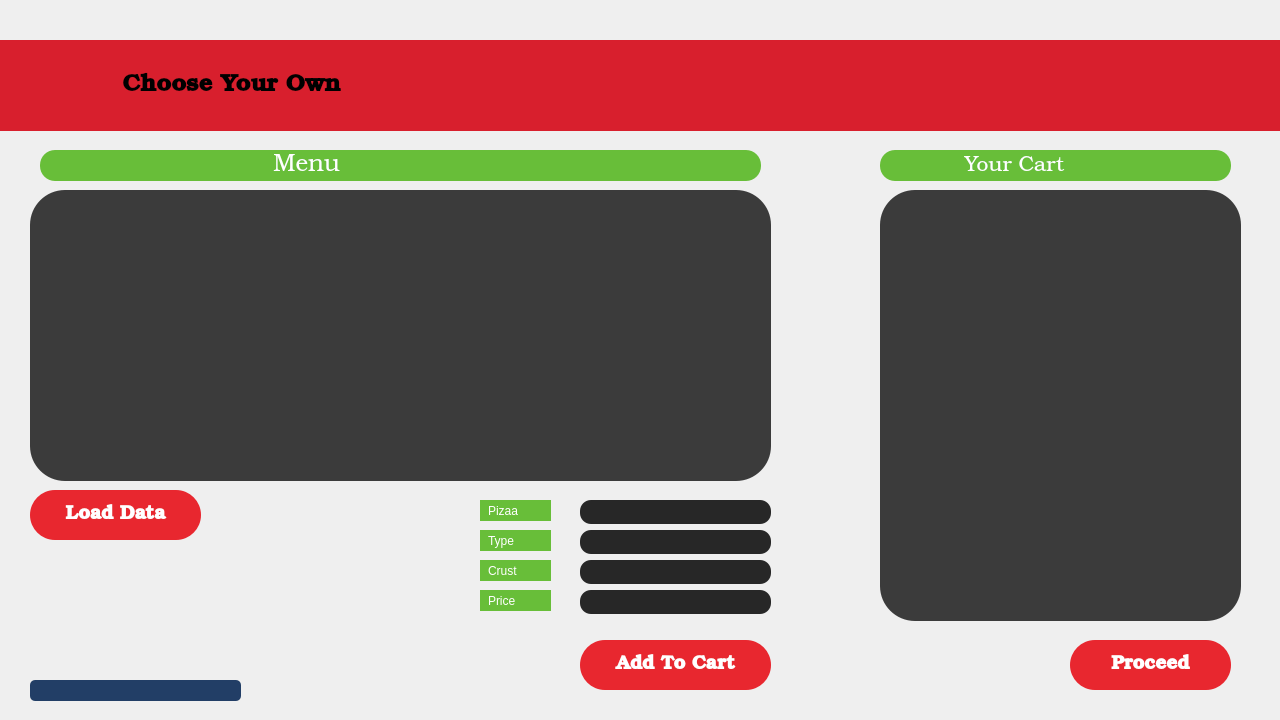
<?xml version="1.0" encoding="UTF-8"?>
<ui version="4.0">
 <class>win4</class>
 <widget class="QDialog" name="win4">
  <property name="geometry">
   <rect>
    <x>0</x>
    <y>0</y>
    <width>1280</width>
    <height>720</height>
   </rect>
  </property>
  <property name="windowTitle">
   <string>Dialog</string>
  </property>
  <widget class="QPushButton" name="pushButton">
   <property name="geometry">
    <rect>
     <x>1070</x>
     <y>640</y>
     <width>161</width>
     <height>50</height>
    </rect>
   </property>
   <property name="font">
    <font>
     <family>Bookman Old Style</family>
     <pointsize>14</pointsize>
     <weight>75</weight>
     <bold>true</bold>
    </font>
   </property>
   <property name="cursor">
    <cursorShape>PointingHandCursor</cursorShape>
   </property>
   <property name="styleSheet">
    <string notr="true">QPushButton
{
  color: white;
  
	
	background-color: rgb(232, 39, 47);
  border-width: 10px;
  border-radius: 25px;
}</string>
   </property>
   <property name="text">
    <string>Proceed</string>
   </property>
   <property name="icon">
    <iconset resource="images.qrc">
     <normaloff>:/new/prefix1/New folder/bill.png</normaloff>:/new/prefix1/New folder/bill.png</iconset>
   </property>
   <property name="iconSize">
    <size>
     <width>30</width>
     <height>30</height>
    </size>
   </property>
  </widget>
  <widget class="QLabel" name="label">
   <property name="geometry">
    <rect>
     <x>0</x>
     <y>0</y>
     <width>1280</width>
     <height>720</height>
    </rect>
   </property>
   <property name="styleSheet">
    <string notr="true"/>
   </property>
   <property name="text">
    <string/>
   </property>
   <property name="pixmap">
    <pixmap resource="images.qrc">:/new/prefix1/New folder/MaxPixel.net-Italian-Pizza-Background-Mass-Kitchen-Pizzeria-5163790.jpg</pixmap>
   </property>
   <property name="scaledContents">
    <bool>true</bool>
   </property>
  </widget>
  <widget class="QLabel" name="label_2">
   <property name="geometry">
    <rect>
     <x>0</x>
     <y>40</y>
     <width>1281</width>
     <height>91</height>
    </rect>
   </property>
   <property name="font">
    <font>
     <family>Bookman Old Style</family>
     <pointsize>18</pointsize>
     <weight>75</weight>
     <bold>true</bold>
    </font>
   </property>
   <property name="styleSheet">
    <string notr="true">QLabel{
background: rgb(216, 31, 45)
}</string>
   </property>
   <property name="text">
    <string>               Choose Your Own</string>
   </property>
   <property name="scaledContents">
    <bool>true</bool>
   </property>
   <property name="wordWrap">
    <bool>true</bool>
   </property>
   <property name="indent">
    <number>0</number>
   </property>
  </widget>
  <widget class="QLabel" name="label_3">
   <property name="geometry">
    <rect>
     <x>40</x>
     <y>45</y>
     <width>110</width>
     <height>80</height>
    </rect>
   </property>
   <property name="text">
    <string/>
   </property>
   <property name="pixmap">
    <pixmap resource="images.qrc">:/new/prefix1/New folder/Screenshot 2021-07-07 202453.png</pixmap>
   </property>
   <property name="scaledContents">
    <bool>true</bool>
   </property>
  </widget>
  <widget class="QPushButton" name="pushButton_2">
   <property name="geometry">
    <rect>
     <x>580</x>
     <y>640</y>
     <width>191</width>
     <height>50</height>
    </rect>
   </property>
   <property name="font">
    <font>
     <family>Bookman Old Style</family>
     <pointsize>14</pointsize>
     <weight>75</weight>
     <bold>true</bold>
    </font>
   </property>
   <property name="cursor">
    <cursorShape>PointingHandCursor</cursorShape>
   </property>
   <property name="styleSheet">
    <string notr="true">QPushButton
{
  color: white;
  
	
	background-color: rgb(232, 39, 47);
  border-width: 10px;
  border-radius: 25px;
}</string>
   </property>
   <property name="text">
    <string>Add To Cart</string>
   </property>
   <property name="icon">
    <iconset resource="images.qrc">
     <normaloff>:/new/prefix1/New folder/add-to-cart.png</normaloff>:/new/prefix1/New folder/add-to-cart.png</iconset>
   </property>
   <property name="iconSize">
    <size>
     <width>30</width>
     <height>40</height>
    </size>
   </property>
  </widget>
  <widget class="QPushButton" name="pushButton_3">
   <property name="geometry">
    <rect>
     <x>30</x>
     <y>490</y>
     <width>171</width>
     <height>50</height>
    </rect>
   </property>
   <property name="font">
    <font>
     <family>Bookman Old Style</family>
     <pointsize>14</pointsize>
     <weight>75</weight>
     <bold>true</bold>
    </font>
   </property>
   <property name="cursor">
    <cursorShape>PointingHandCursor</cursorShape>
   </property>
   <property name="styleSheet">
    <string notr="true">QPushButton
{
  color: white;
  
	
	background-color: rgb(232, 39, 47);
  border-width: 10px;
  border-radius: 25px;
}</string>
   </property>
   <property name="text">
    <string>Load Data</string>
   </property>
   <property name="icon">
    <iconset resource="images.qrc">
     <normaloff>:/new/prefix1/New folder/cloud-computing.png</normaloff>:/new/prefix1/New folder/cloud-computing.png</iconset>
   </property>
   <property name="iconSize">
    <size>
     <width>30</width>
     <height>30</height>
    </size>
   </property>
  </widget>
  <widget class="QLabel" name="label_4">
   <property name="geometry">
    <rect>
     <x>30</x>
     <y>680</y>
     <width>211</width>
     <height>21</height>
    </rect>
   </property>
   <property name="font">
    <font>
     <family>Bookman Old Style</family>
    </font>
   </property>
   <property name="styleSheet">
    <string notr="true">QLabel{
  color: white;
  
	
	
	background-color: rgb(34, 62, 102);
  border-width: 3px;
  border-radius: 5px;
}</string>
   </property>
   <property name="text">
    <string/>
   </property>
   <property name="textFormat">
    <enum>Qt::AutoText</enum>
   </property>
  </widget>
  <widget class="QTableView" name="tableView">
   <property name="geometry">
    <rect>
     <x>30</x>
     <y>190</y>
     <width>741</width>
     <height>291</height>
    </rect>
   </property>
   <property name="font">
    <font>
     <family>Bookman Old Style</family>
    </font>
   </property>
   <property name="styleSheet">
    <string notr="true">background-color: rgb(39, 39, 39,90%);
color: rgb(176, 176, 176);
border-radius:35px;
</string>
   </property>
   <property name="frameShape">
    <enum>QFrame::NoFrame</enum>
   </property>
   <property name="frameShadow">
    <enum>QFrame::Plain</enum>
   </property>
  </widget>
  <widget class="QLabel" name="label_5">
   <property name="geometry">
    <rect>
     <x>880</x>
     <y>150</y>
     <width>351</width>
     <height>31</height>
    </rect>
   </property>
   <property name="font">
    <font>
     <family>Bookman Old Style</family>
     <pointsize>16</pointsize>
     <weight>7</weight>
     <italic>false</italic>
     <bold>false</bold>
    </font>
   </property>
   <property name="styleSheet">
    <string notr="true">color:rgb(255, 255, 255);
background-color: rgb(104, 190, 57);

border-radius:15px;
padding-left:5px;
font: 63 16pt &quot;Bookman Old Style&quot;;</string>
   </property>
   <property name="text">
    <string>           Your Cart</string>
   </property>
  </widget>
  <widget class="QLineEdit" name="lineEdit">
   <property name="geometry">
    <rect>
     <x>580</x>
     <y>500</y>
     <width>191</width>
     <height>24</height>
    </rect>
   </property>
   <property name="styleSheet">
    <string notr="true">border : 2px solidrgb(99, 99, 99);
 
  border-radius: 11px;
color: #FFF;
padding-left:12px;
padding-right:5px;
background-color: rgb(39, 39, 39);</string>
   </property>
   <property name="readOnly">
    <bool>true</bool>
   </property>
  </widget>
  <widget class="QLineEdit" name="lineEdit_2">
   <property name="geometry">
    <rect>
     <x>580</x>
     <y>530</y>
     <width>191</width>
     <height>24</height>
    </rect>
   </property>
   <property name="styleSheet">
    <string notr="true">border : 2px solidrgb(99, 99, 99);
 
  border-radius: 11px;
color: #FFF;
padding-left:12px;
padding-right:5px;
background-color: rgb(39, 39, 39);</string>
   </property>
   <property name="readOnly">
    <bool>true</bool>
   </property>
  </widget>
  <widget class="QLineEdit" name="lineEdit_3">
   <property name="geometry">
    <rect>
     <x>580</x>
     <y>560</y>
     <width>191</width>
     <height>24</height>
    </rect>
   </property>
   <property name="styleSheet">
    <string notr="true">border : 2px solidrgb(99, 99, 99);
 
  border-radius: 11px;
color: #FFF;
padding-left:12px;
padding-right:5px;
background-color: rgb(39, 39, 39);</string>
   </property>
   <property name="readOnly">
    <bool>true</bool>
   </property>
  </widget>
  <widget class="QLineEdit" name="lineEdit_4">
   <property name="geometry">
    <rect>
     <x>580</x>
     <y>590</y>
     <width>191</width>
     <height>24</height>
    </rect>
   </property>
   <property name="styleSheet">
    <string notr="true">border : 2px solidrgb(99, 99, 99);
 
  border-radius: 11px;
color: #FFF;
padding-left:12px;
padding-right:5px;
background-color: rgb(39, 39, 39);</string>
   </property>
   <property name="inputMethodHints">
    <set>Qt::ImhNone</set>
   </property>
   <property name="readOnly">
    <bool>true</bool>
   </property>
  </widget>
  <widget class="QLabel" name="label_6">
   <property name="geometry">
    <rect>
     <x>480</x>
     <y>500</y>
     <width>71</width>
     <height>21</height>
    </rect>
   </property>
   <property name="styleSheet">
    <string notr="true">color:rgb(255, 255, 255);
background-color: rgb(104, 190, 57);
border-radius:15px;
padding-left:5px;
font: 25 10pt &quot;Bookman Old Style&quot;;</string>
   </property>
   <property name="text">
    <string>Pizaa</string>
   </property>
  </widget>
  <widget class="QLabel" name="label_7">
   <property name="geometry">
    <rect>
     <x>480</x>
     <y>530</y>
     <width>71</width>
     <height>21</height>
    </rect>
   </property>
   <property name="styleSheet">
    <string notr="true">color:rgb(255, 255, 255);
background-color: rgb(104, 190, 57);
border-radius:15px;
padding-left:5px;
font: 25 10pt &quot;Bookman Old Style&quot;;</string>
   </property>
   <property name="text">
    <string>Type</string>
   </property>
  </widget>
  <widget class="QLabel" name="label_8">
   <property name="geometry">
    <rect>
     <x>480</x>
     <y>560</y>
     <width>71</width>
     <height>21</height>
    </rect>
   </property>
   <property name="styleSheet">
    <string notr="true">color:rgb(255, 255, 255);
background-color: rgb(104, 190, 57);
border-radius:15px;
padding-left:5px;
font: 25 10pt &quot;Bookman Old Style&quot;;</string>
   </property>
   <property name="text">
    <string>Crust</string>
   </property>
  </widget>
  <widget class="QLabel" name="label_9">
   <property name="geometry">
    <rect>
     <x>480</x>
     <y>590</y>
     <width>71</width>
     <height>21</height>
    </rect>
   </property>
   <property name="styleSheet">
    <string notr="true">color:rgb(255, 255, 255);
background-color: rgb(104, 190, 57);
border-radius:15px;
padding-left:5px;
font: 25 10pt &quot;Bookman Old Style&quot;;</string>
   </property>
   <property name="text">
    <string>Price</string>
   </property>
  </widget>
  <widget class="QTableView" name="tableView_2">
   <property name="geometry">
    <rect>
     <x>880</x>
     <y>190</y>
     <width>361</width>
     <height>431</height>
    </rect>
   </property>
   <property name="styleSheet">
    <string notr="true">background-color: rgb(39, 39, 39,90%);
color: rgb(176, 176, 176);
border-radius:35px;</string>
   </property>
  </widget>
  <widget class="QLabel" name="label_10">
   <property name="geometry">
    <rect>
     <x>40</x>
     <y>150</y>
     <width>721</width>
     <height>31</height>
    </rect>
   </property>
   <property name="font">
    <font>
     <family>Bookman Old Style</family>
     <pointsize>18</pointsize>
     <weight>7</weight>
     <italic>false</italic>
     <bold>false</bold>
    </font>
   </property>
   <property name="styleSheet">
    <string notr="true">color:rgb(255, 255, 255);
background-color: rgb(104, 190, 57);

border-radius:15px;
padding-left:5px;
font: 63 18pt &quot;Bookman Old Style&quot;;</string>
   </property>
   <property name="text">
    <string>                             Menu</string>
   </property>
  </widget>
  <widget class="QPushButton" name="pushButton_4">
   <property name="geometry">
    <rect>
     <x>0</x>
     <y>44</y>
     <width>51</width>
     <height>81</height>
    </rect>
   </property>
   <property name="styleSheet">
    <string notr="true">QPushButton
{
  color: white;
  
	
	
	background-color: rgb(216, 31, 45);
  border-width: 10px;
  border-radius: 25px;
}</string>
   </property>
   <property name="text">
    <string/>
   </property>
   <property name="icon">
    <iconset resource="images.qrc">
     <normaloff>:/new/prefix1/New folder/backmenu.png</normaloff>:/new/prefix1/New folder/backmenu.png</iconset>
   </property>
   <property name="iconSize">
    <size>
     <width>30</width>
     <height>30</height>
    </size>
   </property>
  </widget>
  <zorder>label</zorder>
  <zorder>pushButton</zorder>
  <zorder>label_2</zorder>
  <zorder>label_3</zorder>
  <zorder>pushButton_2</zorder>
  <zorder>pushButton_3</zorder>
  <zorder>label_4</zorder>
  <zorder>tableView</zorder>
  <zorder>label_5</zorder>
  <zorder>lineEdit</zorder>
  <zorder>lineEdit_2</zorder>
  <zorder>lineEdit_3</zorder>
  <zorder>lineEdit_4</zorder>
  <zorder>label_6</zorder>
  <zorder>label_7</zorder>
  <zorder>label_8</zorder>
  <zorder>label_9</zorder>
  <zorder>tableView_2</zorder>
  <zorder>label_10</zorder>
  <zorder>pushButton_4</zorder>
 </widget>
 <resources>
  <include location="images.qrc"/>
 </resources>
 <connections/>
</ui>
